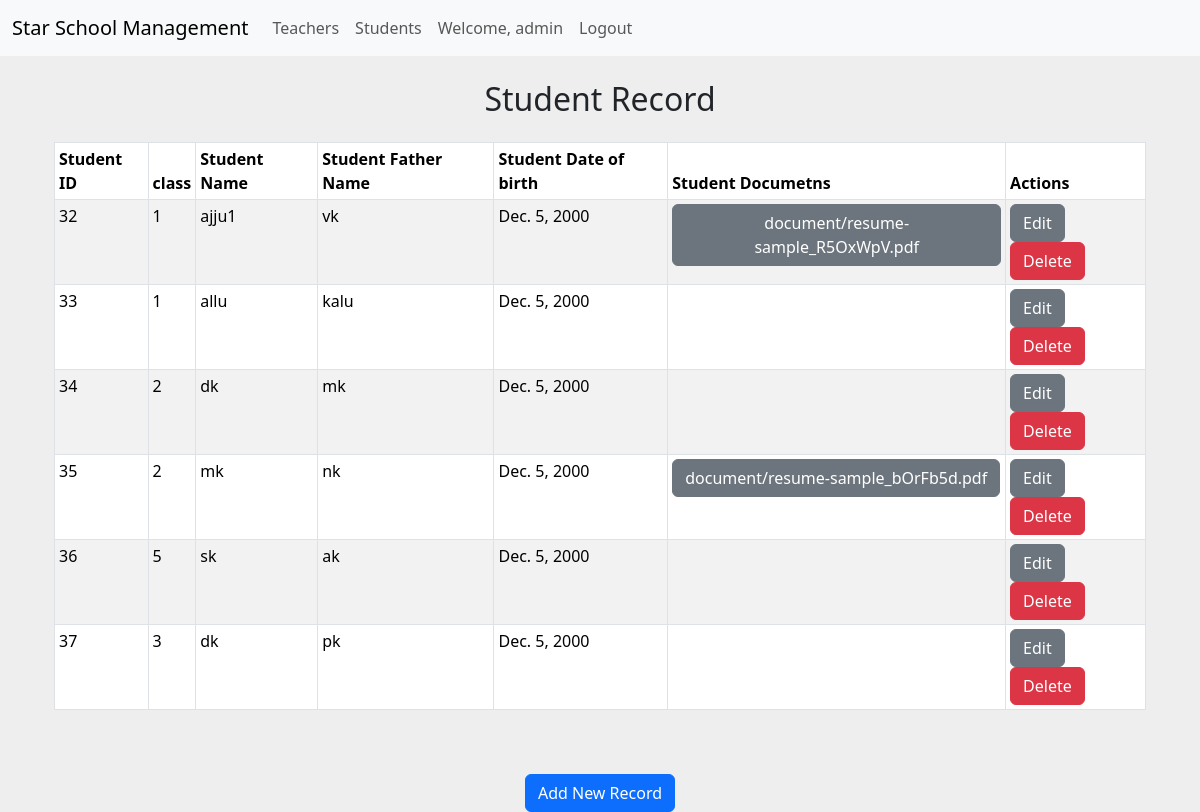
/school/students/ (signed in), run on the app's committed database.
### school/models.py (models this page shows, shortened)
class Student(models.Model):
    clas = models.ForeignKey("Class", on_delete=models.CASCADE, null=True)
    name = models.CharField(max_length=60)
    father_name = models.CharField(max_length=60)
    date_of_birth = models.DateField(null=True)
    city = models.CharField(max_length=30)
    state = models.CharField(max_length=30)
    county = models.CharField(max_length=30)

class Class(models.Model):
    teacher = models.ManyToManyField(User)
    name = models.CharField(max_length=60, unique=True)
    def __str__(self):
        return self.name

class File(models.Model):
    student = models.ForeignKey(Student, on_delete=models.CASCADE)
    file = models.FileField(blank=True, upload_to='document/')

### school/views.py (the view)
# urls.py: path('students/', views.show, name="show"),
def show(request):
    students = Student.objects.all()
    student_with_file = []
    for student in students:
        file = File.objects.filter(student=student)
        student_with_file.append({'student': student, 'files': file})
    return render(request, "student/show.html",{'students_with_file':student_with_file})

### school/templates/student/show.html
{% extends 'home/base.html' %}
{% block content %}
<h2 class="text-center mt-4">Student Record</h2>
{% if request.user.is_superuser %}
    <div class="container mt-4">
        <table class="table table-striped table-bordered table-sm">
            <thead class="thead-dark">
                <tr>
                    <th>Student ID</th>
                    <th>class</th>
                    <th>Student Name</th>
                    <th>Student Father Name</th>
                    <th>Student Date of birth</th>
                    <th>Student Documetns</th>
                    <th>Actions</th>
                </tr>
            </thead>
            <tbody>
                {% for student_with_file in students_with_file %}
                <tr>
                    <td>{{ student_with_file.student.id }}</td>
                    <td>{{ student_with_file.student.clas }}</td>
                    <td>{{ student_with_file.student.name }}</td>
                    <td>{{ student_with_file.student.father_name }}</td>
                    <td>{{ student_with_file.student.date_of_birth }}</td>
                    <td>
                    {% for file in student_with_file.files %}
                        <a class="btn btn-secondary" href="/media/{{ file.file }}">{{ file.file }}</a>
                    {% endfor %}
                    </td>
                    <td>
                        <a href="/school/stu-edit/{{ student_with_file.student.id }}" class="btn btn-secondary">Edit</span></a>
                        <a href="/school/stu-delete/{{ student_with_file.student.id }}" class="btn btn-danger">Delete</a>
                    </td>
                </tr>
                {% endfor %}
            </tbody>
        </table>
        <br>
        <br>
        <center><a href="/school/student" class="btn btn-primary">Add New Record</a></center>
    </div>
{% endif %}
{% endblock %}

### school/templates/home/base.html (shortened to what this page needs)
{% load static %}
<!doctype html>
<html lang="en">
<head>
    <link href="https://cdn.jsdelivr.net/npm/bootstrap@5.3.3/dist/css/bootstrap.min.css" rel="stylesheet"
>
    <link rel="stylesheet" href="{% static 'styles/style.css' %}">
</head>
<body>
    <nav class="navbar navbar-expand-lg bg-body-tertiary">
        <div class="container-fluid">
            <a class="navbar-brand" href="/school">Star School Management</a>
            <div class="collapse navbar-collapse" id="navbarSupportedContent">
                <ul class="navbar-nav me-auto mb-2 mb-lg-0">
                    {% if user.is_authenticated %}
                        {% if user.is_superuser %}
                            <li class="nav-item">
                                <a class="nav-link" href="/school/teachers">Teachers</a>
                            </li>
                            <li class="nav-item">
                                <a class="nav-link" href="/school/students">Students</a>
                            </li>
                        {% endif %}
                        <li class="nav-item">
                            <a class="nav-link" href="#">Welcome, {{user.username}}</a>
                        </li>
                        <li class="nav-item">
                            <a class="nav-link" href="/school/logout">Logout</a>
                        </li>
                    {% else %}
                        <li class="nav-item">
                            <a class="nav-link" href="/school/login">Login</a>
                        </li>
                    {% endif %}
                </ul>
            </div>
        </div>
    </nav>
        <main class="content container">
            <div class="row">
                <div class="col">
                    {% block content %}
                    {% endblock %}
                </div>
            </div>
        </main>
</body>
</html>

### school/static/styles/style.css (style rules this page uses)
* { margin:0; padding:0 }
a,a:hover { text-decoration: none; }
body { background-color: #eee!important; }

### data on the page
Student: student.id "32", student.clas "1", student.name "ajju1", student.father_name "vk", student.date_of_birth "Dec. 5, 2000"
File: file "document/resume-sample_R5OxWpV.pdf"
Student: student.id "33", student.clas "1", student.name "allu", student.father_name "kalu", student.date_of_birth "Dec. 5, 2000"
Student: student.id "34", student.clas "2", student.name "dk", student.father_name "mk", student.date_of_birth "Dec. 5, 2000"
Student: student.id "35", student.clas "2", student.name "mk", student.father_name "nk", student.date_of_birth "Dec. 5, 2000"
File: file "document/resume-sample_bOrFb5d.pdf"
Student: student.id "36", student.clas "5", student.name "sk", student.father_name "ak", student.date_of_birth "Dec. 5, 2000"
Student: student.id "37", student.clas "3", student.name "dk", student.father_name "pk", student.date_of_birth "Dec. 5, 2000"

### other printed values
{{ user.username }} "admin"
